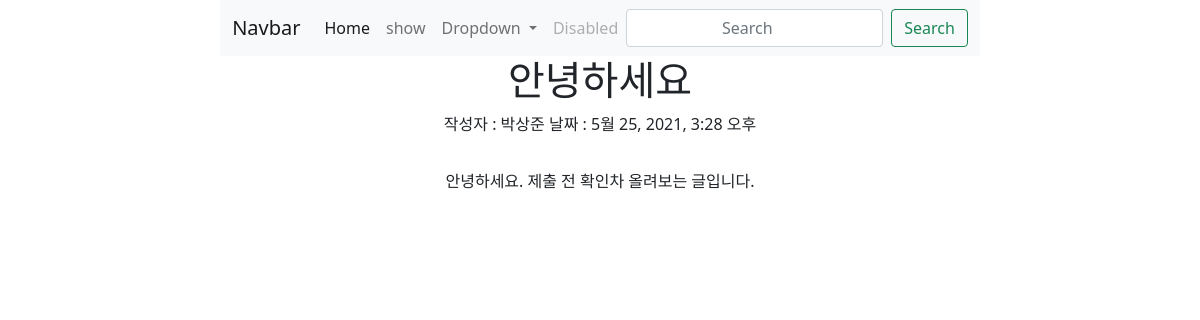
The page /1 on the database its author committed.
### main/models.py (models this page shows, shortened)
class Post(models.Model):
    title = models.CharField(max_length=200)
    writer = models.CharField(max_length=100)
    pub_date = models.DateTimeField()
    body = models.TextField()

### main/views.py (the view)
# urls.py: path("<str:id>", views.detail, name="detail"),
def detail(request, id):
    post = get_object_or_404(Post, pk=id)
    return render(request, "main/detail.html", {"post": post})

### main/templates/main/detail.html (shortened to what this page needs)
{% extends 'base.html' %}
{% load static %}
{% block content %}
<h1>{{post.title}}</h1>
작성자 : {{post.writer}}
날짜 : {{post.pub_date}}
<p>{{post.body}}</p>
{% endblock %}

### sns_project/static/css/main.css (style rules this page uses)
* { text-align: center; }
body { display: flex; flex-direction: column; align-items: center; }

### rows shown on the page
Post: title "안녕하세요", writer "박상준", pub_date "5월 25, 2021, 3:28 오후", body "안녕하세요. 제출 전 확인차 올려보는 글입니다."
